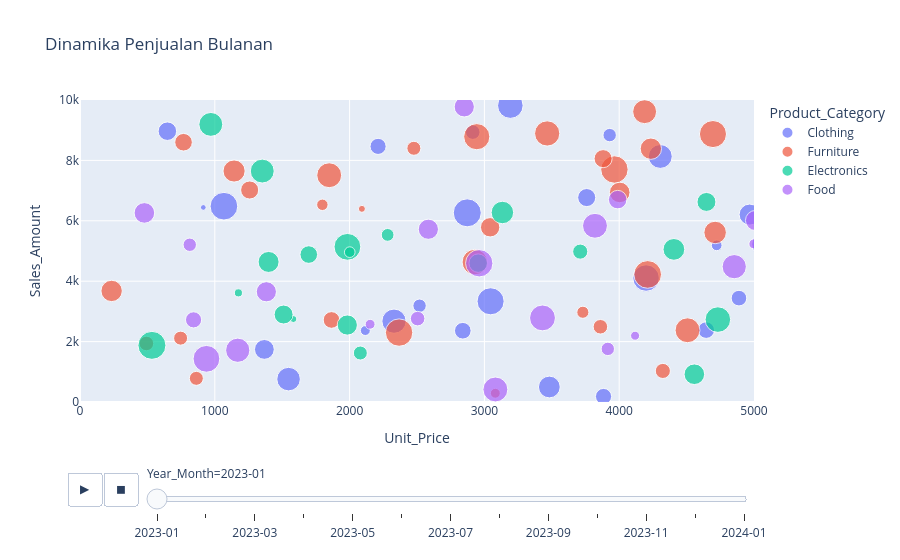

Notebook code cell kept with this figure:
### Markdown cell above
## Animated Chart

### Code cell
# Melihat Perubahan Data Antar Periode
# Ekstrak Bulan & Tahun dari Sale_Date
df['Year_Month'] = pd.to_datetime(df['Sale_Date']).dt.to_period('M').astype(str)

fig_anim = px.scatter(
    df.sort_values('Year_Month'),
    x='Unit_Price',
    y='Sales_Amount',
    animation_frame='Year_Month',
    color='Product_Category',
    hover_name='Sales_Rep',
    size='Quantity_Sold',
    range_x=[0, 5000],
    range_y=[0, 10000],
    title='Dinamika Penjualan Bulanan'
)

fig_anim.show()

### Figure 1 — Plotly figure (JSON) as saved in the notebook; plotly's stock layout.template omitted (floating-point values rounded to 4 significant figures)
{"data": [{"hovertemplate": "<b>%{hovertext}</b><br><br>Product_Category=Clothing<br>Year_Month=2023-01<br>Unit_Price=%{x}<br>Sales_Amount=%{y}<br>Quantity_Sold=%{marker.size}<extra></extra>", "hovertext": ["Eve", "Alice", "David", "Charlie", "Charlie", "Alice", "Alice", "Eve", "Bob", "Charlie", "Eve", "Charlie", "Charlie", "Bob", "Alice", "Charlie", "Bob", "Bob", "Bob", "Eve", "Bob", "Eve", "David", "Eve", "Bob", "Alice"], "legendgroup": "Clothing", "marker": {"color": "#636efa", "size": [38, 17, 34, 17, 41, 48, 24, 16, 40, 16, 6, 35, 27, 13, 2, 47, 45, 7, 29, 20, 21, 15, 36, 43, 11, 11], "sizemode": "area", "sizeref": 0.1225, "symbol": "circle"}, "mode": "markers", "name": "Clothing", "orientation": "v", "showlegend": true, "type": "scatter", "x": [5075.0, 2840.0, 1547.0, 4645.0, 5243.0, 2873.0, 1368.0, 3884.0, 3192.0, 2211.0, 2117.0, 4305.0, 4967.0, 2914.0, 914.8, 1068.0, 3046.0, 4723.0, 3482.0, 3759.0, 648.3, 4888.0, 2329.0, 4199.0, 3929.0, 2519.0], "xaxis": "x", "y": [5228.0, 2360.0, 758.0, 2381.0, 7751.0, 6264.0, 1741.0, 182.8, 9814.0, 8464.0, 2366.0, 8130.0, 6206.0, 8936.0, 6442.0, 6483.0, 3335.0, 5187.0, 496.6, 6769.0, 8967.0, 3440.0, 2676.0, 4105.0, 8837.0, 3187.0], "yaxis": "y"}, {"hovertemplate": "<b>%{hovertext}</b><br><br>Product_Category=Furniture<br>Year_Month=2023-01<br>Unit_Price=%{x}<br>Sales_Amount=%{y}<br>Quantity_Sold=%{marker.size}<extra></extra>", "hovertext": ["Bob", "Eve", "Charlie", "Eve", "Charlie", "Bob", "Bob", "Eve", "Alice", "David", "David", "Alice", "Bob", "David", "Bob", "Alice", "Bob", "Bob", "Charlie", "Eve", "Eve", "Eve", "Charlie", "David", "David", "David", "Charlie", "Bob", "David", "Charlie"], "legendgroup": "Furniture", "marker": {"color": "#EF553B", "size": [47, 6, 35, 40, 3, 45, 17, 12, 39, 12, 26, 28, 8, 20, 30, 13, 31, 38, 13, 14, 46, 38, 19, 28, 23, 46, 12, 9, 42, 20], "sizemode": "area", "sizeref": 0.1225, "symbol": "circle"}, "mode": "markers", "name": "Furniture", "orientation": "v", "showlegend": true, "type": "scatter", "x": [4211.0, 3081.0, 4189.0, 2929.0, 2091.0, 4696.0, 1866.0, 863.0, 3466.0, 2477.0, 4004.0, 4235.0, 1798.0, 1259.0, 1143.0, 492.7, 4712.0, 4507.0, 3861.0, 4324.0, 3965.0, 1849.0, 768.1, 234.6, 3043.0, 2367.0, 746.3, 3730.0, 2943.0, 3881.0], "xaxis": "x", "y": [4224.0, 289.5, 9613.0, 4634.0, 6396.0, 8872.0, 2716.0, 783.2, 8892.0, 8401.0, 6940.0, 8387.0, 6530.0, 7020.0, 7648.0, 1938.0, 5613.0, 2375.0, 2491.0, 1028.0, 7699.0, 7509.0, 8602.0, 3678.0, 5785.0, 2299.0, 2114.0, 2971.0, 8786.0, 8058.0], "yaxis": "y"}, {"hovertemplate": "<b>%{hovertext}</b><br><br>Product_Category=Electronics<br>Year_Month=2023-01<br>Unit_Price=%{x}<br>Sales_Amount=%{y}<br>Quantity_Sold=%{marker.size}<extra></extra>", "hovertext": ["Bob", "Eve", "Bob", "Charlie", "Charlie", "Charlie", "Eve", "Eve", "Bob", "Alice", "Charlie", "Charlie", "Eve", "Alice", "Eve", "Eve", "Eve", "Charlie", "Eve", "David", "Eve", "David"], "legendgroup": "Electronics", "marker": {"color": "#00cc96", "size": [12, 4, 22, 19, 48, 40, 21, 25, 3, 29, 34, 31, 22, 35, 10, 27, 35, 44, 14, 26, 7, 10], "sizemode": "area", "sizeref": 0.1225, "symbol": "circle"}, "mode": "markers", "name": "Electronics", "orientation": "v", "showlegend": true, "type": "scatter", "x": [2080.0, 1175.0, 4647.0, 1697.0, 533.6, 4732.0, 2954.0, 1983.0, 1583.0, 4406.0, 5185.0, 3134.0, 1510.0, 1352.0, 5074.0, 1399.0, 970.5, 1984.0, 3711.0, 4558.0, 2001.0, 2282.0], "xaxis": "x", "y": [1622.0, 3614.0, 6625.0, 4882.0, 1876.0, 2729.0, 4598.0, 2549.0, 2747.0, 5054.0, 1017.0, 6275.0, 2896.0, 7647.0, 7412.0, 4637.0, 9192.0, 5138.0, 4979.0, 919.1, 4962.0, 5534.0], "yaxis": "y"}, {"hovertemplate": "<b>%{hovertext}</b><br><br>Product_Category=Food<br>Year_Month=2023-01<br>Unit_Price=%{x}<br>Sales_Amount=%{y}<br>Quantity_Sold=%{marker.size}<extra></extra>", "hovertext": ["Bob", "Eve", "Bob", "Alice", "Charlie", "Eve", "Charlie", "Bob", "Eve", "David", "Eve", "David", "Bob", "Eve", "Bob", "Eve", "Alice", "David", "Charlie", "Charlie", "Eve", "Alice"], "legendgroup": "Food", "marker": {"color": "#ab63fa", "size": [38, 13, 6, 11, 36, 16, 21, 44, 25, 25, 41, 5, 26, 36, 46, 38, 6, 36, 25, 25, 5, 11], "sizemode": "area", "sizeref": 0.1225, "symbol": "circle"}, "mode": "markers", "name": "Food", "orientation": "v", "showlegend": true, "type": "scatter", "x": [3082.0, 2505.0, 4999.0, 3915.0, 5165.0, 842.5, 3989.0, 938.0, 2851.0, 5011.0, 3431.0, 4118.0, 477.7, 4853.0, 2962.0, 3820.0, 2152.0, 1170.0, 1382.0, 2584.0, 5050.0, 814.1], "xaxis": "x", "y": [414.3, 2762.0, 5235.0, 1758.0, 975.0, 2720.0, 6702.0, 1429.0, 9772.0, 6009.0, 2784.0, 2195.0, 6261.0, 4481.0, 4594.0, 5835.0, 2575.0, 1714.0, 3650.0, 5720.0, 3594.0, 5207.0], "yaxis": "y"}], "layout": {"legend": {"itemsizing": "constant", "title": {"text": "Product_Category"}, "tracegroupgap": 0}, "sliders": [{"active": 0, "currentvalue": {"prefix": "Year_Month="}, "len": 0.9, "pad": {"b": 10, "t": 60}, "steps": [{"args": [["2023-01"], {"frame": {"duration": 0, "redraw": false}, "fromcurrent": true, "mode": "immediate", "transition": {"duration": 0, "easing": "linear"}}], "label": "2023-01", "method": "animate"}, {"args": [["2023-02"], {"frame": {"duration": 0, "redraw": false}, "fromcurrent": true, "mode": "immediate", "transition": {"duration": 0, "easing": "linear"}}], "label": "2023-02", "method": "animate"}, {"args": [["2023-03"], {"frame": {"duration": 0, "redraw": false}, "fromcurrent": true, "mode": "immediate", "transition": {"duration": 0, "easing": "linear"}}], "label": "2023-03", "method": "animate"}, {"args": [["2023-04"], {"frame": {"duration": 0, "redraw": false}, "fromcurrent": true, "mode": "immediate", "transition": {"duration": 0, "easing": "linear"}}], "label": "2023-04", "method": "animate"}, {"args": [["2023-05"], {"frame": {"duration": 0, "redraw": false}, "fromcurrent": true, "mode": "immediate", "transition": {"duration": 0, "easing": "linear"}}], "label": "2023-05", "method": "animate"}, {"args": [["2023-06"], {"frame": {"duration": 0, "redraw": false}, "fromcurrent": true, "mode": "immediate", "transition": {"duration": 0, "easing": "linear"}}], "label": "2023-06", "method": "animate"}, {"args": [["2023-07"], {"frame": {"duration": 0, "redraw": false}, "fromcurrent": true, "mode": "immediate", "transition": {"duration": 0, "easing": "linear"}}], "label": "2023-07", "method": "animate"}, {"args": [["2023-08"], {"frame": {"duration": 0, "redraw": false}, "fromcurrent": true, "mode": "immediate", "transition": {"duration": 0, "easing": "linear"}}], "label": "2023-08", "method": "animate"}, {"args": [["2023-09"], {"frame": {"duration": 0, "redraw": false}, "fromcurrent": true, "mode": "immediate", "transition": {"duration": 0, "easing": "linear"}}], "label": "2023-09", "method": "animate"}, {"args": [["2023-10"], {"frame": {"duration": 0, "redraw": false}, "fromcurrent": true, "mode": "immediate", "transition": {"duration": 0, "easing": "linear"}}], "label": "2023-10", "method": "animate"}, {"args": [["2023-11"], {"frame": {"duration": 0, "redraw": false}, "fromcurrent": true, "mode": "immediate", "transition": {"duration": 0, "easing": "linear"}}], "label": "2023-11", "method": "animate"}, {"args": [["2023-12"], {"frame": {"duration": 0, "redraw": false}, "fromcurrent": true, "mode": "immediate", "transition": {"duration": 0, "easing": "linear"}}], "label": "2023-12", "method": "animate"}, {"args": [["2024-01"], {"frame": {"duration": 0, "redraw": false}, "fromcurrent": true, "mode": "immediate", "transition": {"duration": 0, "easing": "linear"}}], "label": "2024-01", "method": "animate"}], "x": 0.1, "xanchor": "left", "y": 0, "yanchor": "top"}], "title": {"text": "Dinamika Penjualan Bulanan"}, "updatemenus": [{"buttons": [{"args": [null, {"frame": {"duration": 500, "redraw": false}, "fromcurrent": true, "mode": "immediate", "transition": {"duration": 500, "easing": "linear"}}], "label": "&#9654;", "method": "animate"}, {"args": [[null], {"frame": {"duration": 0, "redraw": false}, "fromcurrent": true, "mode": "immediate", "transition": {"duration": 0, "easing": "linear"}}], "label": "&#9724;", "method": "animate"}], "direction": "left", "pad": {"r": 10, "t": 70}, "showactive": false, "type": "buttons", "x": 0.1, "xanchor": "right", "y": 0, "yanchor": "top"}], "xaxis": {"anchor": "y", "domain": [0, 1], "range": [0, 5000], "title": {"text": "Unit_Price"}}, "yaxis": {"anchor": "x", "domain": [0, 1], "range": [0, 10000], "title": {"text": "Sales_Amount"}}}}
